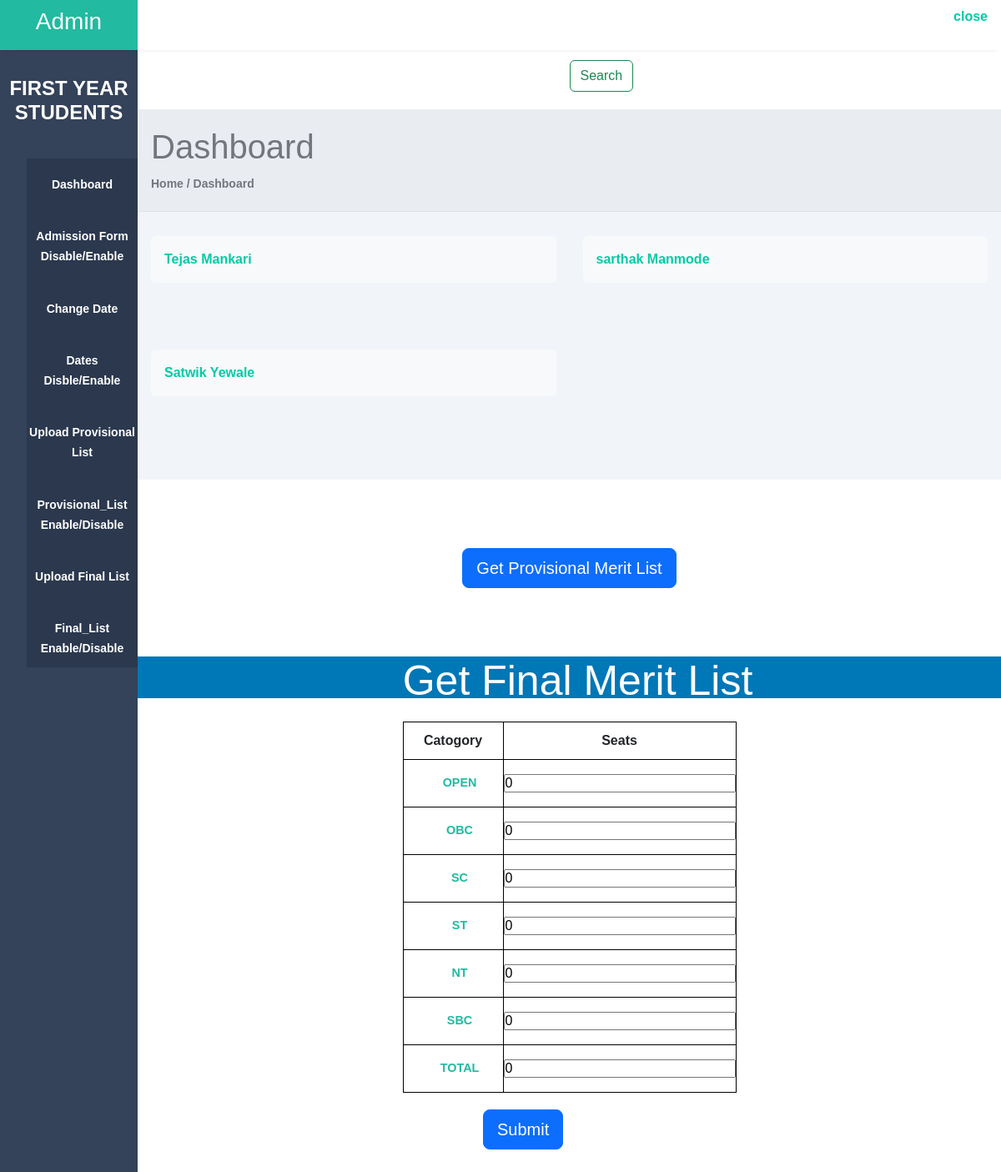
Screenshot of /1stYear_Report/ with the database file from the repository.
### Hostel_Addmission/models.py (models this page shows)
class HostelData1(models.Model):
    fno1 = models.IntegerField(default=1000)
    name = models.CharField(max_length=100)
    DOB = models.DateField()
    cast = models.CharField(max_length=50)
    nationality = models.CharField(max_length=10)
    BGroup = models.CharField(max_length=4)
    phone1 = models.IntegerField()
    Address1 = models.CharField(max_length=50)
    Email = models.EmailField(max_length=30)
    Branch = models.CharField(max_length=30)
    percentage = models.IntegerField()
    Father_name = models.CharField(max_length=100)
    phone2 = models.IntegerField()
    Address2 = models.CharField(max_length=50)
    occupation = models.CharField(max_length=50)
    shift = models.CharField(max_length=8)
    Enroll = models.CharField(max_length=10)
    SPhoto = models.FileField(upload_to='3signatures/student/',default='file.jpg')
    student_signature = models.FileField(upload_to='signatures/student/',default='file.jpg')
    father_signature = models.FileField(upload_to='signatures/father/',default='file.jpg')
    marksheet = models.FileField(upload_to='marksheet/', default='file.pdf')
    Domacile = models.FileField(upload_to='Domacile/', default='file.pdf')
    Allotment = models.FileField(upload_to='Allotment/', default='file.pdf')
    Addmission = models.FileField(upload_to='Addmission/', default='file.pdf')
    Registration  = models.FileField(upload_to='Registration/', default='file.pdf')
    remark = models.CharField(max_length=200, default='NA')

### Hostel_Addmission/views.py (the view, shortened to what this page needs)
# urls.py: path('1stYear_Report/',views.Year1_report,name='report1'),
def Year1_report(request):
    data = HostelData1.objects.all()
    return render(request , 'Admin_OP/reports/year1.html',{'data':data})

### Hostel_Addmission/templates/Admin_OP/reports/year1.html (shortened to what this page needs)
<!DOCTYPE html>
<html lang="en">
<head>
    <link rel="stylesheet" href="https://cdn.jsdelivr.net/npm/bootstrap@5.3.1/dist/css/bootstrap.min.css">
    <link rel="stylesheet" href="https://cdn.jsdelivr.net/npm/bootstrap@5.3.1/dist/js/bootstrap.bundle.min.js">
    <link href="https://cdn.jsdelivr.net/npm/bootstrap@5.3.1/dist/css/bootstrap.min.css" rel="stylesheet">
    <link rel="stylesheet" href="https://maxst.icons8.com/vue-static/landings/line-awesome/line-awesome/1.3.0/css/line-awesome.min.css">
</head>
<body>
    <div class="sidebar">
        <div class="side-header">
            <h3>A<span>dmin</span></h3>
        </div>
        <div class="side-content">
            <div class="profile">
                <h4 style="font-family: Arial, Helvetica, sans-serif;"><b>FIRST YEAR STUDENTS<b></h4>
            </div>
            <div class="side-menu">
                <ul>
                    <li>
                       <a href="" class="active">
                            <small>Dashboard</small>
                        </a>
                    </li>
                    <li>
                        <a href="{% url 'close_form1' %}" class="active">
                             <small>Admission Form Disable/Enable</small>
                         </a>
                     </li>
                    <li>
                       <a href="{% url 'up_date1' %}" class="active">
                            <small>Change Date</small>
                        </a>
                    </li>
                    <li>
                        <a href="{% url 'cimp11' %}" class="active">
                             <small>Dates Disble/Enable</small>
                         </a>
                     </li>
                    <li>
                       <a href="{% url 'addplist1' %}" class="active">
                            <small>Upload Provisional List</small>
                        </a>
                    </li>
                    <li>
                        <a href="{% url 'cplist1' %}" class="active">
                             <small> Provisional_List Enable/Disable</small>
                         </a>
                     </li>
                    <li>
                       <a href="{% url 'addflist1' %}" class="active">
                            <small>Upload Final List</small>
                        </a>
                    </li>
                    <li>
                       <a href="{% url 'cflist1' %}" class="active">
                            <small>Final_List Enable/Disable</small>
                        </a>
                    </li>
                </ul>
            </div>
        </div>
    </div>
    <div class="main-content">
        <header>
            <div class="header-content">
                <div class="header-menu">
                    <div class="user">
                        <a href="{% url 'logout' %}"><span>close</span></a>
                    </div>
                </div>
            </div>
        </header>
        <main>
            <a href="{% url 'search1' %}"><button style="margin-left: 50%;" class="btn btn-outline-success" type="submit">Search</button></a>
            <div class="page-header">
                <h1>Dashboard</h1>
                <small>Home / Dashboard</small>
            </div>
            <div class="page-content">
                <div class="analytics">
                    {% for i in data %}
                    <div class="shadow-none p-3 mb-5 bg-body-tertiary rounded"><a href="{% url 'admin_preview1' i.fno1 %}"><td>{{ i.name }}</td>
                    </a></div>
                  {% endfor %}
                </div>
            </div>
            <div class="blk-btn">
                <a href="{% url 'Provisional_list1' %}">
                    <button type="button" class="btn btn-primary btn-lg btn-block">
                        Get Provisional Merit List
                    </button>
                </a>
              </div>
      <div class="div" style="padding-top: 5%;">
        <div class="registration_title">
            <p style="margin: 0; padding-left: 20px;">
                Get Final Merit List
            </p>
        </div>
        <form action="{% url 'report1' %}" method="post">
          <div style="display: flex; flex-direction: column; size: 5%;">
            <table>
                <tr>
                    <th>Catogory</th>
                    <th>Seats</th>
                </tr>
                <tr class="large">
                    <td>OPEN</td>
                    <td><input type="number" value="0" min="0" name="OPENseats"></td>
                </tr>
                <tr class="large">
                    <td>OBC</td>
                    <td><input type="number" value="0" min="0" name="OBCseats"></td>
                </tr>
                <tr class="large">
                    <td>SC</td>
                    <td><input type="number" value="0" min="0" name="SCseats"></td>
                </tr>
                <tr class="large">
                    <td>ST</td>
                    <td><input type="number" value="0" min="0" name="STseats"></td>
                </tr>
                <tr class="large">
                    <td>NT</td>
                    <td><input type="number" value="0" min="0" name="NTseats"></td>
                </tr>
                <tr class="large">
                    <td>SBC</td>
                    <td><input type="number" value="0" min="0" name="SBCseats"></td>
                </tr>
                <tr class="large">
                    <td>TOTAL</td>
                    <td><input type="number" value="0" min="0" name="Tseats"></td>
                </tr>
            </table>
          </div>
          <div>
              <button style="margin-left: 40%;margin-bottom: 5%;"
               class="btn btn-primary btn-lg btn-block">Submit</button>
          </div>
        </form>
        </main>
    </div>
</body>
</html>

### Hostel_Addmission/templates/Admin_OP/reports/year1.html (style rules this page uses)
h1 { color: aqua; }
a { text-decoration: none; color: #04caa6; }
.blk-btn { padding-top:5%; width: 100%; margin: 30px auto; text-align: center; border: 0%; outline: none; }
table { width: 400px; border-collapse: collapse; margin: 20px auto; }
th, td { border: 1px solid black; padding: 10px; text-align: center; }
input[type="number"] { width: 100%; height: 100%; }
tr.large { height: 40px; }
:root { --main-color: #22BAA0; --color-dark: #34425A; --text-grey: #B0B0B0; }
* { margin: 0; padding: 0; text-decoration: none; list-style-type: none; box-sizing: border-box; font-family: 'Merriweather', sans-serif; }
.sidebar { position: fixed; height: 100%; width: 165px; left: 0; bottom: 0; top: 0; z-index: 100; background: var(--color-dark); transition: left 300ms; }
.side-header { box-shadow: 0px 5px 5px -5px rgb(0 0 0 /10%); background: var(--main-color); height: 60px; display: flex; justify-content: center; align-items: center; }
.side-header h3, side-head span { color: #fff; font-weight: 400; }
.side-content { height: calc(100vh - 60px); overflow: auto; }
.profile { text-align: center; padding: 2rem 0rem; }
.profile h4 { color: #fff; font-weight: 500; }
.side-menu ul { text-align: center; }
.side-menu a { display: block; padding: 1.2rem 0rem; }
.side-menu a.active { background: #2B384E; }
.side-menu a.active span, .side-menu a.active small { color: #fff; }
.side-menu a span, .side-menu a small { color: #899DC1; }
.main-content { margin-left: 165px; width: calc(100% - 165px); transition: margin-left 300ms; }
header { position: fixed; right: 0; top: 0; left: 165px; z-index: 100; height: 60px; box-shadow: 0px 5px 5px -5px rgb(0 0 0 /10%); background: #fff; transition: left 300ms; }
.header-content, .header-menu { display: flex; align-items: center; }
.header-content { justify-content: space-between; padding: 0rem 1rem; }
.header-menu { justify-content: flex-end; padding-top: .5rem; }
main { margin-top: 60px; }
.page-header { padding: 1.3rem 1rem; background: #E9edf2; border-bottom: 1px solid #dee2e8; }
.page-header h1, .page-header small { color: #74767d; }
.page-content { padding: 1.3rem 1rem; background: #f1f4f9; }
.analytics { display: grid; grid-template-columns: repeat(4, 1fr); grid-gap: 2rem; margin-top: .5rem; margin-bottom: 2rem; }
table { border-collapse: collapse; }
table tbody td { padding: 1rem 0rem; color: #444; }
table tbody td:first-child { padding-left: 1rem; color: var(--main-color); font-weight: 600; font-size: .9rem; }
table tbody tr { border-bottom: 1px solid #dee2e8; }
.registration_title { width: 100%; height: 50px; background-color: #0077B6; color: #FFF; font: 50px Calibri; text-align: center; }
@media only screen and (max-width: 1200px) { .analytics { grid-template-columns: repeat(2, 1fr); } }

### rows the page displays
HostelData1: name "Tejas Mankari"
HostelData1: name "sarthak Manmode"
HostelData1: name "Satwik Yewale"
